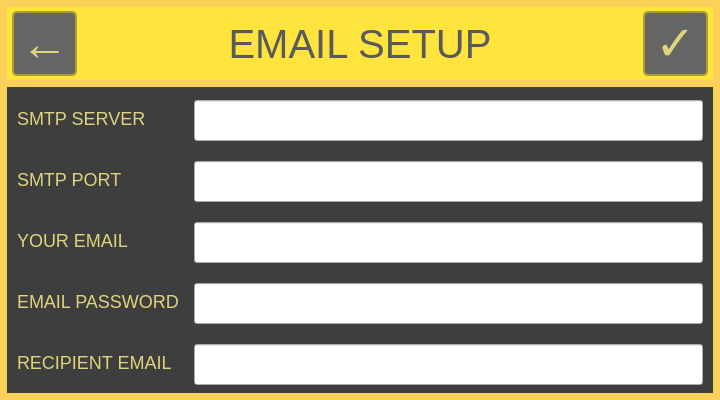
<?xml version="1.0" encoding="UTF-8"?>
<ui version="4.0">
 <class>EmailDialog</class>
 <widget class="QDialog" name="EmailDialog">
  <property name="geometry">
   <rect>
    <x>0</x>
    <y>0</y>
    <width>720</width>
    <height>400</height>
   </rect>
  </property>
  <property name="minimumSize">
   <size>
    <width>720</width>
    <height>400</height>
   </size>
  </property>
  <property name="maximumSize">
   <size>
    <width>720</width>
    <height>400</height>
   </size>
  </property>
  <property name="windowTitle">
   <string>Dialog</string>
  </property>
  <property name="styleSheet">
   <string notr="true">QDialog#EmailDialog {
	background: rgb(62, 62, 62);;
	border: 7px solid rgb(251, 209, 89);
}

QLabel#label {
	font-size: 40px;
}

QLabel {
	color: rgb(223, 211, 124);
	font-size: 18px;
}

QLineEdit {
	font-size: 18px;
	height: 36px;
}</string>
  </property>
  <layout class="QVBoxLayout" name="verticalLayout">
   <property name="spacing">
    <number>0</number>
   </property>
   <property name="leftMargin">
    <number>7</number>
   </property>
   <property name="topMargin">
    <number>7</number>
   </property>
   <property name="rightMargin">
    <number>7</number>
   </property>
   <property name="bottomMargin">
    <number>7</number>
   </property>
   <item>
    <widget class="QWidget" name="widget" native="true">
     <property name="minimumSize">
      <size>
       <width>0</width>
       <height>80</height>
      </size>
     </property>
     <property name="maximumSize">
      <size>
       <width>16777215</width>
       <height>80</height>
      </size>
     </property>
     <property name="styleSheet">
      <string notr="true">QWidget#widget {
background: rgb(255, 228, 62);
color: rgb(90, 90, 90);
border-bottom: 7px solid rgb(251, 209, 89);
}

QPushButton {
	color: rgb(223, 211, 124);
	background: rgb(101, 101, 101);
	border: 2px solid rgb(173, 157, 44);
	border-radius: 5px;
}

QPushButton:pressed {
	color: rgb(253, 241, 154);
	background: rgb(131, 131, 131);
}</string>
     </property>
     <layout class="QHBoxLayout" name="horizontalLayout">
      <property name="leftMargin">
       <number>5</number>
      </property>
      <property name="topMargin">
       <number>0</number>
      </property>
      <property name="rightMargin">
       <number>5</number>
      </property>
      <property name="bottomMargin">
       <number>6</number>
      </property>
      <item>
       <widget class="QPushButton" name="pushButton">
        <property name="minimumSize">
         <size>
          <width>65</width>
          <height>65</height>
         </size>
        </property>
        <property name="maximumSize">
         <size>
          <width>65</width>
          <height>65</height>
         </size>
        </property>
        <property name="font">
         <font>
          <pointsize>36</pointsize>
         </font>
        </property>
        <property name="text">
         <string>←</string>
        </property>
       </widget>
      </item>
      <item>
       <widget class="QLabel" name="label">
        <property name="minimumSize">
         <size>
          <width>0</width>
          <height>70</height>
         </size>
        </property>
        <property name="maximumSize">
         <size>
          <width>16777215</width>
          <height>70</height>
         </size>
        </property>
        <property name="font">
         <font>
          <pointsize>-1</pointsize>
         </font>
        </property>
        <property name="styleSheet">
         <string notr="true">color: rgb(90, 90, 90);</string>
        </property>
        <property name="text">
         <string>EMAIL SETUP</string>
        </property>
        <property name="alignment">
         <set>Qt::AlignCenter</set>
        </property>
       </widget>
      </item>
      <item>
       <widget class="QPushButton" name="pushButton_2">
        <property name="minimumSize">
         <size>
          <width>65</width>
          <height>65</height>
         </size>
        </property>
        <property name="maximumSize">
         <size>
          <width>65</width>
          <height>65</height>
         </size>
        </property>
        <property name="font">
         <font>
          <pointsize>36</pointsize>
         </font>
        </property>
        <property name="text">
         <string>✓</string>
        </property>
       </widget>
      </item>
     </layout>
    </widget>
   </item>
   <item>
    <layout class="QFormLayout" name="formLayout">
     <property name="horizontalSpacing">
      <number>15</number>
     </property>
     <property name="verticalSpacing">
      <number>20</number>
     </property>
     <property name="leftMargin">
      <number>10</number>
     </property>
     <property name="topMargin">
      <number>13</number>
     </property>
     <property name="rightMargin">
      <number>10</number>
     </property>
     <property name="bottomMargin">
      <number>8</number>
     </property>
     <item row="0" column="0">
      <widget class="QLabel" name="label_1">
       <property name="text">
        <string>SMTP SERVER</string>
       </property>
      </widget>
     </item>
     <item row="0" column="1">
      <widget class="QLineEdit" name="lineEdit"/>
     </item>
     <item row="1" column="1">
      <widget class="QLineEdit" name="lineEdit_2"/>
     </item>
     <item row="1" column="0">
      <widget class="QLabel" name="label_2">
       <property name="text">
        <string>SMTP PORT</string>
       </property>
      </widget>
     </item>
     <item row="2" column="0">
      <widget class="QLabel" name="label_3">
       <property name="text">
        <string>YOUR EMAIL</string>
       </property>
      </widget>
     </item>
     <item row="3" column="0">
      <widget class="QLabel" name="label_4">
       <property name="text">
        <string>EMAIL PASSWORD</string>
       </property>
      </widget>
     </item>
     <item row="4" column="0">
      <widget class="QLabel" name="label_5">
       <property name="text">
        <string>RECIPIENT EMAIL</string>
       </property>
      </widget>
     </item>
     <item row="2" column="1">
      <widget class="QLineEdit" name="lineEdit_3"/>
     </item>
     <item row="3" column="1">
      <widget class="QLineEdit" name="lineEdit_4"/>
     </item>
     <item row="4" column="1">
      <widget class="QLineEdit" name="lineEdit_5"/>
     </item>
    </layout>
   </item>
  </layout>
 </widget>
 <resources/>
 <connections/>
</ui>
